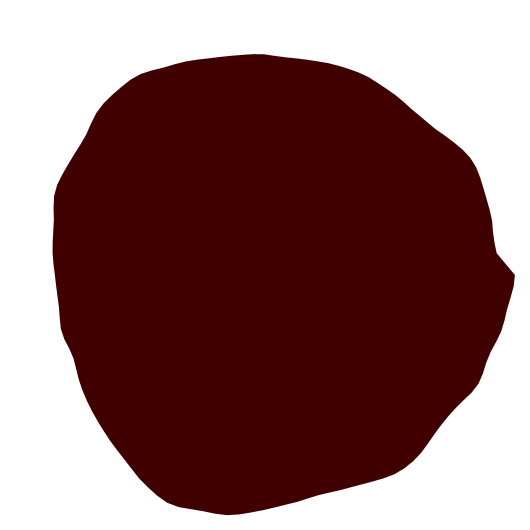
Frame 1 (no input)
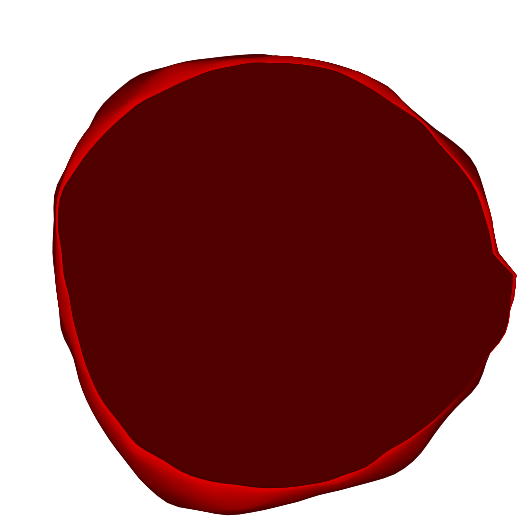
Frame 60 (the mouse pressed at the canvas centre just before this capture)
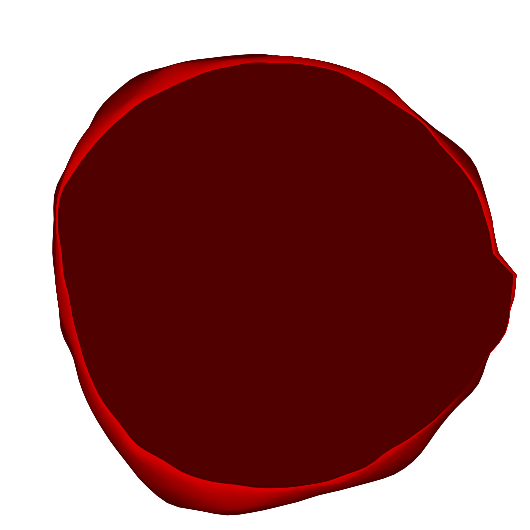
Frame 120 (the mouse held since frame 60 and released just before this capture)

The Processing sketch that drew these frames (run headless with seeded random() and noise(); from frame 60 on, the mouse is pressed at the canvas centre):

// Processing sketch: processing_4356
// ── processing_4356.pde

void setup()
{
  size(530,530);
  noStroke();
  background(255);
}

float g=0,j,i,r=200,m=275,n,t=0;
void draw()
{
  smooth();
  beginShape();
  fill(65+g*300%160,0,0);
  for(i=0;i<2*PI;i+=PI/64)
  {
    j=(i>6.2)?0:i;
    n=r+(r/240*55+20)*noise(j,g,t);
    vertex(m+n*cos(j),m+n*sin(j));
  }
  endShape();
  r-=.15;
  if(r<0)noLoop();
  g+=.01;
}

void mousePressed()
{
  background(255);
  r=200;
  g=0;
  t=millis();
  loop();
}
